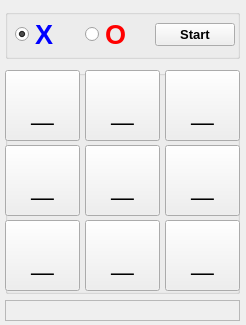
<?xml version="1.0" encoding="UTF-8"?>
<ui version="4.0">
 <class>MainWindow</class>
 <widget class="QMainWindow" name="MainWindow">
  <property name="windowModality">
   <enum>Qt::NonModal</enum>
  </property>
  <property name="geometry">
   <rect>
    <x>0</x>
    <y>0</y>
    <width>246</width>
    <height>325</height>
   </rect>
  </property>
  <property name="sizePolicy">
   <sizepolicy hsizetype="Preferred" vsizetype="Preferred">
    <horstretch>0</horstretch>
    <verstretch>0</verstretch>
   </sizepolicy>
  </property>
  <property name="minimumSize">
   <size>
    <width>246</width>
    <height>325</height>
   </size>
  </property>
  <property name="maximumSize">
   <size>
    <width>247</width>
    <height>326</height>
   </size>
  </property>
  <property name="contextMenuPolicy">
   <enum>Qt::DefaultContextMenu</enum>
  </property>
  <property name="windowTitle">
   <string>Tic-Tac-Toe v1.0</string>
  </property>
  <property name="styleSheet">
   <string notr="true"/>
  </property>
  <widget class="QWidget" name="centralwidget">
   <property name="minimumSize">
    <size>
     <width>0</width>
     <height>0</height>
    </size>
   </property>
   <property name="maximumSize">
    <size>
     <width>16777215</width>
     <height>16777215</height>
    </size>
   </property>
   <widget class="QGroupBox" name="gb_xo">
    <property name="geometry">
     <rect>
      <x>5</x>
      <y>70</y>
      <width>235</width>
      <height>224</height>
     </rect>
    </property>
    <property name="minimumSize">
     <size>
      <width>0</width>
      <height>0</height>
     </size>
    </property>
    <property name="title">
     <string/>
    </property>
    <widget class="QPushButton" name="xo_1">
     <property name="geometry">
      <rect>
       <x>0</x>
       <y>0</y>
       <width>75</width>
       <height>71</height>
      </rect>
     </property>
     <property name="font">
      <font>
       <pointsize>30</pointsize>
       <weight>75</weight>
       <bold>true</bold>
      </font>
     </property>
     <property name="toolTip">
      <string>1 1</string>
     </property>
     <property name="whatsThis">
      <string/>
     </property>
     <property name="text">
      <string>_</string>
     </property>
     <property name="flat">
      <bool>false</bool>
     </property>
    </widget>
    <widget class="QPushButton" name="xo_2">
     <property name="geometry">
      <rect>
       <x>80</x>
       <y>0</y>
       <width>75</width>
       <height>71</height>
      </rect>
     </property>
     <property name="font">
      <font>
       <pointsize>30</pointsize>
       <weight>75</weight>
       <bold>true</bold>
      </font>
     </property>
     <property name="toolTip">
      <string>2 1</string>
     </property>
     <property name="whatsThis">
      <string/>
     </property>
     <property name="text">
      <string>_</string>
     </property>
     <property name="flat">
      <bool>false</bool>
     </property>
    </widget>
    <widget class="QPushButton" name="xo_3">
     <property name="geometry">
      <rect>
       <x>160</x>
       <y>0</y>
       <width>75</width>
       <height>71</height>
      </rect>
     </property>
     <property name="font">
      <font>
       <pointsize>30</pointsize>
       <weight>75</weight>
       <bold>true</bold>
      </font>
     </property>
     <property name="toolTip">
      <string>3 1</string>
     </property>
     <property name="whatsThis">
      <string/>
     </property>
     <property name="text">
      <string>_</string>
     </property>
     <property name="flat">
      <bool>false</bool>
     </property>
    </widget>
    <widget class="QPushButton" name="xo_4">
     <property name="geometry">
      <rect>
       <x>0</x>
       <y>75</y>
       <width>75</width>
       <height>71</height>
      </rect>
     </property>
     <property name="font">
      <font>
       <pointsize>30</pointsize>
       <weight>75</weight>
       <bold>true</bold>
      </font>
     </property>
     <property name="toolTip">
      <string>1 2</string>
     </property>
     <property name="whatsThis">
      <string/>
     </property>
     <property name="text">
      <string>_</string>
     </property>
     <property name="flat">
      <bool>false</bool>
     </property>
    </widget>
    <widget class="QPushButton" name="xo_5">
     <property name="geometry">
      <rect>
       <x>80</x>
       <y>75</y>
       <width>75</width>
       <height>71</height>
      </rect>
     </property>
     <property name="font">
      <font>
       <pointsize>30</pointsize>
       <weight>75</weight>
       <bold>true</bold>
      </font>
     </property>
     <property name="toolTip">
      <string>2 2</string>
     </property>
     <property name="whatsThis">
      <string/>
     </property>
     <property name="text">
      <string>_</string>
     </property>
    </widget>
    <widget class="QPushButton" name="xo_6">
     <property name="geometry">
      <rect>
       <x>160</x>
       <y>75</y>
       <width>75</width>
       <height>71</height>
      </rect>
     </property>
     <property name="font">
      <font>
       <pointsize>30</pointsize>
       <weight>75</weight>
       <bold>true</bold>
      </font>
     </property>
     <property name="toolTip">
      <string>3 2</string>
     </property>
     <property name="whatsThis">
      <string/>
     </property>
     <property name="text">
      <string>_</string>
     </property>
    </widget>
    <widget class="QPushButton" name="xo_7">
     <property name="geometry">
      <rect>
       <x>0</x>
       <y>150</y>
       <width>75</width>
       <height>71</height>
      </rect>
     </property>
     <property name="font">
      <font>
       <pointsize>30</pointsize>
       <weight>75</weight>
       <bold>true</bold>
      </font>
     </property>
     <property name="toolTip">
      <string>1 3</string>
     </property>
     <property name="statusTip">
      <string/>
     </property>
     <property name="whatsThis">
      <string/>
     </property>
     <property name="text">
      <string>_</string>
     </property>
    </widget>
    <widget class="QPushButton" name="xo_8">
     <property name="geometry">
      <rect>
       <x>80</x>
       <y>150</y>
       <width>75</width>
       <height>71</height>
      </rect>
     </property>
     <property name="font">
      <font>
       <pointsize>30</pointsize>
       <weight>75</weight>
       <bold>true</bold>
      </font>
     </property>
     <property name="toolTip">
      <string>2 3</string>
     </property>
     <property name="statusTip">
      <string/>
     </property>
     <property name="whatsThis">
      <string/>
     </property>
     <property name="text">
      <string>_</string>
     </property>
    </widget>
    <widget class="QPushButton" name="xo_9">
     <property name="geometry">
      <rect>
       <x>160</x>
       <y>150</y>
       <width>75</width>
       <height>71</height>
      </rect>
     </property>
     <property name="font">
      <font>
       <pointsize>30</pointsize>
       <weight>75</weight>
       <bold>true</bold>
      </font>
     </property>
     <property name="toolTip">
      <string>3 3</string>
     </property>
     <property name="whatsThis">
      <string/>
     </property>
     <property name="text">
      <string>_</string>
     </property>
    </widget>
   </widget>
   <widget class="QGroupBox" name="gb_main">
    <property name="geometry">
     <rect>
      <x>5</x>
      <y>9</y>
      <width>235</width>
      <height>50</height>
     </rect>
    </property>
    <property name="minimumSize">
     <size>
      <width>0</width>
      <height>0</height>
     </size>
    </property>
    <property name="title">
     <string/>
    </property>
    <widget class="QWidget" name="layoutWidget">
     <property name="geometry">
      <rect>
       <x>10</x>
       <y>6</y>
       <width>220</width>
       <height>39</height>
      </rect>
     </property>
     <layout class="QHBoxLayout" name="horizontalLayout">
      <item>
       <widget class="QRadioButton" name="rb_x">
        <property name="palette">
         <palette>
          <active>
           <colorrole role="WindowText">
            <brush brushstyle="SolidPattern">
             <color alpha="255">
              <red>0</red>
              <green>0</green>
              <blue>255</blue>
             </color>
            </brush>
           </colorrole>
           <colorrole role="Text">
            <brush brushstyle="SolidPattern">
             <color alpha="255">
              <red>0</red>
              <green>0</green>
              <blue>0</blue>
             </color>
            </brush>
           </colorrole>
           <colorrole role="ButtonText">
            <brush brushstyle="SolidPattern">
             <color alpha="255">
              <red>0</red>
              <green>0</green>
              <blue>0</blue>
             </color>
            </brush>
           </colorrole>
          </active>
          <inactive>
           <colorrole role="WindowText">
            <brush brushstyle="SolidPattern">
             <color alpha="255">
              <red>0</red>
              <green>0</green>
              <blue>255</blue>
             </color>
            </brush>
           </colorrole>
           <colorrole role="Text">
            <brush brushstyle="SolidPattern">
             <color alpha="255">
              <red>0</red>
              <green>0</green>
              <blue>0</blue>
             </color>
            </brush>
           </colorrole>
           <colorrole role="ButtonText">
            <brush brushstyle="SolidPattern">
             <color alpha="255">
              <red>0</red>
              <green>0</green>
              <blue>0</blue>
             </color>
            </brush>
           </colorrole>
          </inactive>
          <disabled>
           <colorrole role="WindowText">
            <brush brushstyle="SolidPattern">
             <color alpha="255">
              <red>0</red>
              <green>0</green>
              <blue>255</blue>
             </color>
            </brush>
           </colorrole>
           <colorrole role="Text">
            <brush brushstyle="SolidPattern">
             <color alpha="255">
              <red>0</red>
              <green>0</green>
              <blue>255</blue>
             </color>
            </brush>
           </colorrole>
           <colorrole role="ButtonText">
            <brush brushstyle="SolidPattern">
             <color alpha="255">
              <red>0</red>
              <green>0</green>
              <blue>255</blue>
             </color>
            </brush>
           </colorrole>
          </disabled>
         </palette>
        </property>
        <property name="font">
         <font>
          <pointsize>20</pointsize>
          <weight>75</weight>
          <bold>true</bold>
         </font>
        </property>
        <property name="toolTip">
         <string>#0000FF</string>
        </property>
        <property name="toolTipDuration">
         <number>0</number>
        </property>
        <property name="styleSheet">
         <string notr="true">QRadioButton:disabled {
	color: #0000FF;
}</string>
        </property>
        <property name="text">
         <string>X</string>
        </property>
        <property name="checked">
         <bool>true</bool>
        </property>
       </widget>
      </item>
      <item>
       <widget class="QRadioButton" name="rb_o">
        <property name="palette">
         <palette>
          <active>
           <colorrole role="WindowText">
            <brush brushstyle="SolidPattern">
             <color alpha="255">
              <red>255</red>
              <green>0</green>
              <blue>0</blue>
             </color>
            </brush>
           </colorrole>
           <colorrole role="Text">
            <brush brushstyle="SolidPattern">
             <color alpha="255">
              <red>0</red>
              <green>0</green>
              <blue>0</blue>
             </color>
            </brush>
           </colorrole>
           <colorrole role="ButtonText">
            <brush brushstyle="SolidPattern">
             <color alpha="255">
              <red>0</red>
              <green>0</green>
              <blue>0</blue>
             </color>
            </brush>
           </colorrole>
          </active>
          <inactive>
           <colorrole role="WindowText">
            <brush brushstyle="SolidPattern">
             <color alpha="255">
              <red>255</red>
              <green>0</green>
              <blue>0</blue>
             </color>
            </brush>
           </colorrole>
           <colorrole role="Text">
            <brush brushstyle="SolidPattern">
             <color alpha="255">
              <red>0</red>
              <green>0</green>
              <blue>0</blue>
             </color>
            </brush>
           </colorrole>
           <colorrole role="ButtonText">
            <brush brushstyle="SolidPattern">
             <color alpha="255">
              <red>0</red>
              <green>0</green>
              <blue>0</blue>
             </color>
            </brush>
           </colorrole>
          </inactive>
          <disabled>
           <colorrole role="WindowText">
            <brush brushstyle="SolidPattern">
             <color alpha="255">
              <red>255</red>
              <green>0</green>
              <blue>0</blue>
             </color>
            </brush>
           </colorrole>
           <colorrole role="Text">
            <brush brushstyle="SolidPattern">
             <color alpha="255">
              <red>255</red>
              <green>0</green>
              <blue>0</blue>
             </color>
            </brush>
           </colorrole>
           <colorrole role="ButtonText">
            <brush brushstyle="SolidPattern">
             <color alpha="255">
              <red>255</red>
              <green>0</green>
              <blue>0</blue>
             </color>
            </brush>
           </colorrole>
          </disabled>
         </palette>
        </property>
        <property name="font">
         <font>
          <pointsize>20</pointsize>
          <weight>75</weight>
          <bold>true</bold>
         </font>
        </property>
        <property name="toolTip">
         <string>#FF0000</string>
        </property>
        <property name="toolTipDuration">
         <number>0</number>
        </property>
        <property name="styleSheet">
         <string notr="true">QRadioButton:disabled {
	color: #FF0000
}</string>
        </property>
        <property name="text">
         <string>O</string>
        </property>
       </widget>
      </item>
      <item>
       <widget class="QPushButton" name="start">
        <property name="font">
         <font>
          <pointsize>10</pointsize>
          <weight>75</weight>
          <bold>true</bold>
         </font>
        </property>
        <property name="text">
         <string>Start</string>
        </property>
       </widget>
      </item>
     </layout>
    </widget>
   </widget>
   <widget class="QLabel" name="lbl_status">
    <property name="geometry">
     <rect>
      <x>5</x>
      <y>300</y>
      <width>235</width>
      <height>21</height>
     </rect>
    </property>
    <property name="font">
     <font>
      <pointsize>10</pointsize>
     </font>
    </property>
    <property name="frameShape">
     <enum>QFrame::StyledPanel</enum>
    </property>
    <property name="frameShadow">
     <enum>QFrame::Plain</enum>
    </property>
    <property name="text">
     <string/>
    </property>
   </widget>
  </widget>
 </widget>
 <resources/>
 <connections/>
</ui>
